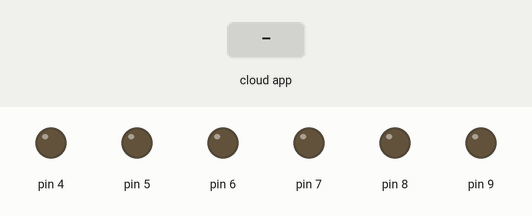
Recording of a sketch running on a simulated Arduino Uno, built with avr-gcc and run on an emulated ATmega328P. Parts: output pins drawn as LEDs (lit = HIGH). The inputs (shaded band) are chosen by the test bench. The ROS host is connected and sends only what is stated.

Above: at 1.2 s.
1.3 s: the phone or cloud app sets linear.x to -100
At 2.5 s:
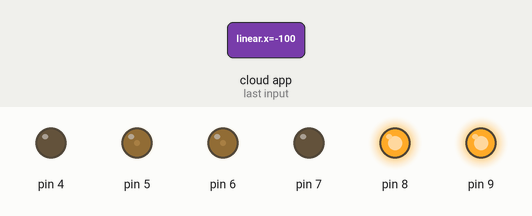
2.8 s: the phone or cloud app sets angular.z to -100
At 3.8 s:
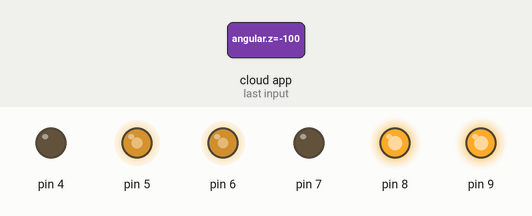
4.3 s: the phone or cloud app sets linear.x to 0
At 4.9 s:
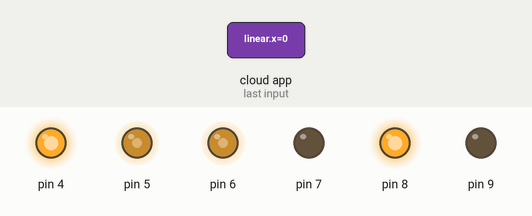
5.8 s: the phone or cloud app sets angular.z to 100
At 6.1 s:
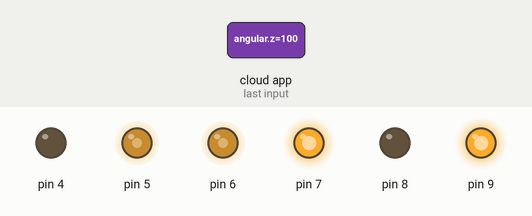
7.3 s: the phone or cloud app sets linear.x to 100
At 8.5 s:
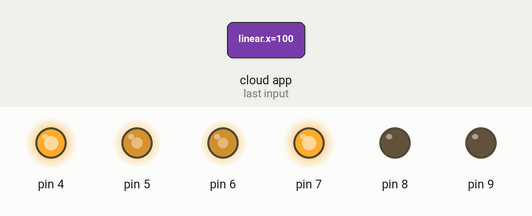
8.8 s: the phone or cloud app sets angular.z to 0
At 9.6 s:
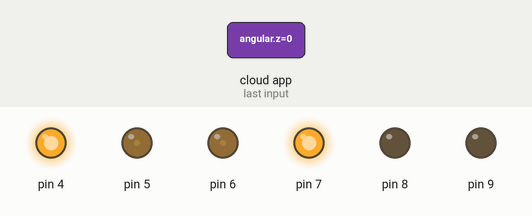
Timing chart, 0 to 11.3 s (numbered marks = the images above; inputs shaded):
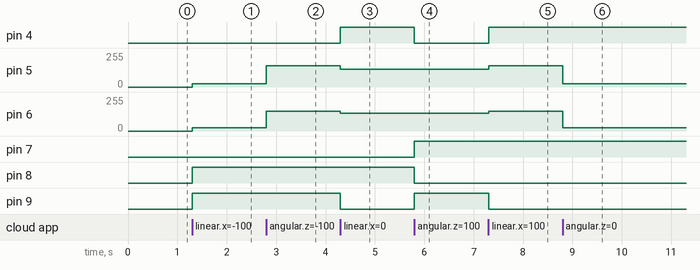

Measured:
- after the input at 1.3 s, pin 5, pin 6: 0/255 → 26/255 at once; pin 8, pin 9: LOW → HIGH at once
- after the input at 2.8 s, pin 5: 26/255 → 160/255 at once; pin 6: 26/255 → 149/255 at once
- after the input at 4.3 s, pin 4: LOW → HIGH at once; pin 5: 160/255 → 133/255 at once; pin 6: 149/255 → 133/255 at once; pin 9: HIGH → LOW at once
- after the input at 5.8 s, pin 4, pin 8: HIGH → LOW at once; pin 7, pin 9: LOW → HIGH at once
- after the input at 7.3 s, pin 4: LOW → HIGH at once; pin 5: 133/255 → 160/255 at once; pin 6: 133/255 → 149/255 at once; pin 9: HIGH → LOW at once
- after the input at 8.8 s, pin 5: 160/255 → 26/255 at once; pin 6: 149/255 → 26/255 at once

The sketch:

wheel_control.ino
```cpp
//Jorge Luis Madrid Gómez 09/07/22
//UdeG Space
#include <ros.h>
#include <Arduino.h>
#include <geometry_msgs/Twist.h>

ros::NodeHandle nh;

//Pins
#define EN_M1 6
#define in1_M1 9
#define in2_M1 4
#define EN_M2 5
#define in1_M2 8
#define in2_M2 7

//Parameters
const float Radius = 0.127;  //Radius
const float Length = 0.945;  //Length

//Speed variables
float left_speed = 0;
float right_speed = 0;
int  left_pwm = 0;
int  right_pwm = 0;

//Motor class
class DCmotor
{
private:
	//Variables
	byte In1;	//Direction Pin
	byte In2;	//Direction Pin
	byte En;	//Enable Pin
public:
	//Constructor
	DCmotor(byte en, byte in1, byte in2){
		this->En = en;
		this->In1 = in1;
		this->In2 = in2;
		Init();
	}
	//Methods
	void Init(){				//Motor Initialization
		pinMode(En,OUTPUT);
		pinMode(In1,OUTPUT);
		pinMode(In2,OUTPUT);
		Stop();
	}
	void Stop(){				//Motor Stop
		analogWrite(En,0);
		digitalWrite(In1,LOW);
		digitalWrite(In2,LOW);
	}
	void Forward(int pwm){		//Forward movement
		analogWrite(En,pwm);
		digitalWrite(In1,LOW);
		digitalWrite(In2,HIGH);
	}
	void Backward(int pwm){		//Backward movement
		analogWrite(En,pwm);
		digitalWrite(In1,HIGH);
		digitalWrite(In2,LOW);
	}
};

//Motor instances
DCmotor LeftWheel(EN_M1,in1_M1,in2_M1);		//Left Motor
DCmotor RightWheel(EN_M2,in1_M2,in2_M2);	//Right Motor

//Callback function
void wheelControls( const geometry_msgs::Twist& msg){
	//Kinematics calculus
	left_speed = (2*msg.linear.x - Length*msg.angular.z)/(2*Radius);
	right_speed = (2*msg.linear.x + Length*msg.angular.z)/(2*Radius);

	//PWM converter
	left_pwm = int(255*left_speed/7.1);
	right_pwm = int(255*right_speed/7.1);

	//Motor control
	if (left_speed < 0){
		LeftWheel.Backward(-left_pwm);
	}
	else if (left_speed > 0){
		LeftWheel.Forward(left_pwm);
	}
	else{
		LeftWheel.Stop();
	}

	if (right_speed < 0){
		RightWheel.Backward(-right_pwm);
	}
	else if (right_speed > 0){
		RightWheel.Forward(right_pwm);
	}
	else{
		RightWheel.Stop();
	}
}

ros::Subscriber<geometry_msgs::Twist> sub("cmd_vel", &wheelControls );

void setup() {
  // put your setup code here, to run once:
  nh.initNode();
  nh.subscribe(sub);
}

void loop() {
  nh.spinOnce();
}
```
